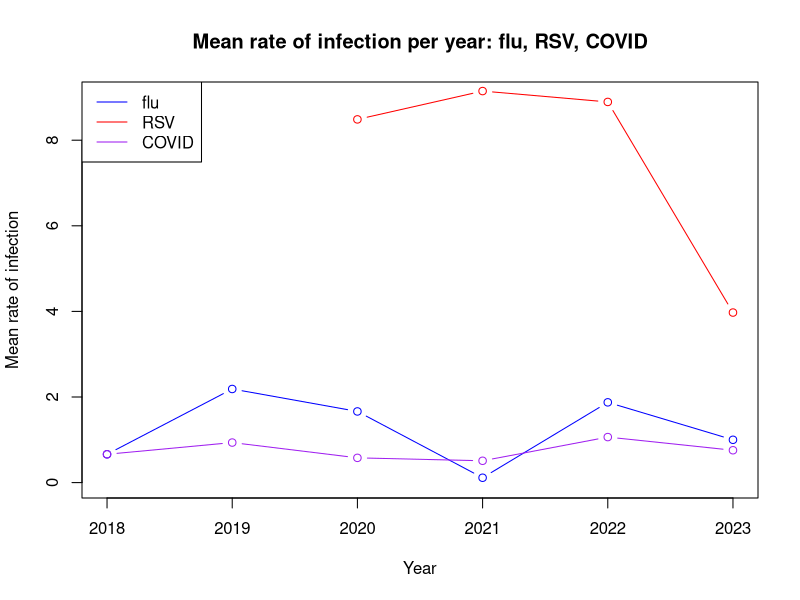

Source code (R):
# Week 1 assignment 
# Calculating mean rate of infection for each flu/RSV/COVID for each year 

resp_data <- read.csv("Rates_of_Laboratory-Confirmed_RSV__COVID-19__and_Flu_Hospitalizations_from_the_RESP-NET_Surveillance_Systems_20240115.csv")

# extracting combined data from flu for each year into separate data frames 
overall2018_flu <- resp_data[which(resp_data$Surveillance.Network == 'FluSurv-NET' & 
                        resp_data$MMWR.Year == '2018' & resp_data$Age.group == 'Overall' & 
                        resp_data$Sex == 'Overall' & resp_data$Race.Ethnicity == 'Overall' & 
                        resp_data$Site == 'Overall'),]
overall2019_flu <- resp_data[which(resp_data$Surveillance.Network == 'FluSurv-NET' & 
                                      resp_data$MMWR.Year == '2019' & resp_data$Age.group == 'Overall' & 
                                      resp_data$Sex == 'Overall' & resp_data$Race.Ethnicity == 'Overall' & 
                                      resp_data$Site == 'Overall'),]
overall2020_flu <- resp_data[which(resp_data$Surveillance.Network == 'FluSurv-NET' & 
                                      resp_data$MMWR.Year == '2020' & resp_data$Age.group == 'Overall' & 
                                      resp_data$Sex == 'Overall' & resp_data$Race.Ethnicity == 'Overall' & 
                                      resp_data$Site == 'Overall'),]
overall2021_flu <- resp_data[which(resp_data$Surveillance.Network == 'FluSurv-NET' & 
                                      resp_data$MMWR.Year == '2021' & resp_data$Age.group == 'Overall' & 
                                      resp_data$Sex == 'Overall' & resp_data$Race.Ethnicity == 'Overall' & 
                                      resp_data$Site == 'Overall'),]
overall2022_flu <- resp_data[which(resp_data$Surveillance.Network == 'FluSurv-NET' & 
                                      resp_data$MMWR.Year == '2022' & resp_data$Age.group == 'Overall' & 
                                      resp_data$Sex == 'Overall' & resp_data$Race.Ethnicity == 'Overall' & 
                                      resp_data$Site == 'Overall'),]
overall2023_flu <- resp_data[which(resp_data$Surveillance.Network == 'FluSurv-NET' & 
                                      resp_data$MMWR.Year == '2023' & resp_data$Age.group == 'Overall' & 
                                      resp_data$Sex == 'Overall' & resp_data$Race.Ethnicity == 'Overall' & 
                                      resp_data$Site == 'Overall'),]

# extracting combined data from RSV for each year into separate data frames 
overall2018_RSV <- resp_data[which(resp_data$Surveillance.Network == 'RSV-NET' & 
                                     resp_data$MMWR.Year == '2018' & resp_data$Age.group == 'Overall' & 
                                     resp_data$Sex == 'Overall' & resp_data$Race.Ethnicity == 'Overall' & 
                                     resp_data$Site == 'Overall'),]
overall2019_RSV <- resp_data[which(resp_data$Surveillance.Network == 'RSV-NET' & 
                                     resp_data$MMWR.Year == '2019' & resp_data$Age.group == 'Overall' & 
                                     resp_data$Sex == 'Overall' & resp_data$Race.Ethnicity == 'Overall' & 
                                     resp_data$Site == 'Overall'),]
overall2020_RSV <- resp_data[which(resp_data$Surveillance.Network == 'RSV-NET' & 
                                     resp_data$MMWR.Year == '2020' & resp_data$Age.group == 'Overall' & 
                                     resp_data$Sex == 'Overall' & resp_data$Race.Ethnicity == 'Overall' & 
                                     resp_data$Site == 'Overall'),]
overall2021_RSV <- resp_data[which(resp_data$Surveillance.Network == 'RSV-NET' & 
                                     resp_data$MMWR.Year == '2021' & resp_data$Age.group == 'Overall' & 
                                     resp_data$Sex == 'Overall' & resp_data$Race.Ethnicity == 'Overall' & 
                                     resp_data$Site == 'Overall'),]
overall2022_RSV <- resp_data[which(resp_data$Surveillance.Network == 'RSV-NET' & 
                                     resp_data$MMWR.Year == '2022' & resp_data$Age.group == 'Overall' & 
                                     resp_data$Sex == 'Overall' & resp_data$Race.Ethnicity == 'Overall' & 
                                     resp_data$Site == 'Overall'),]
overall2023_RSV <- resp_data[which(resp_data$Surveillance.Network == 'RSV-NET' & 
                                     resp_data$MMWR.Year == '2023' & resp_data$Age.group == 'Overall' & 
                                     resp_data$Sex == 'Overall' & resp_data$Race.Ethnicity == 'Overall' & 
                                     resp_data$Site == 'Overall'),]

# extracting combined data from COVID for each year into separate data frames 
overall2018_COVID <- resp_data[which(resp_data$Surveillance.Network == 'COVID-NET' & 
                                     resp_data$MMWR.Year == '2018' & resp_data$Age.group == 'Overall' & 
                                     resp_data$Sex == 'Overall' & resp_data$Race.Ethnicity == 'Overall' & 
                                     resp_data$Site == 'Overall'),]
overall2019_COVID <- resp_data[which(resp_data$Surveillance.Network == 'COVID-NET' & 
                                     resp_data$MMWR.Year == '2019' & resp_data$Age.group == 'Overall' & 
                                     resp_data$Sex == 'Overall' & resp_data$Race.Ethnicity == 'Overall' & 
                                     resp_data$Site == 'Overall'),]
overall2020_COVID <- resp_data[which(resp_data$Surveillance.Network == 'COVID-NET' & 
                                     resp_data$MMWR.Year == '2020' & resp_data$Age.group == 'Overall' & 
                                     resp_data$Sex == 'Overall' & resp_data$Race.Ethnicity == 'Overall' & 
                                     resp_data$Site == 'Overall'),]
overall2021_COVID <- resp_data[which(resp_data$Surveillance.Network == 'COVID-NET' & 
                                     resp_data$MMWR.Year == '2021' & resp_data$Age.group == 'Overall' & 
                                     resp_data$Sex == 'Overall' & resp_data$Race.Ethnicity == 'Overall' & 
                                     resp_data$Site == 'Overall'),]
overall2022_COVID <- resp_data[which(resp_data$Surveillance.Network == 'COVID-NET' & 
                                     resp_data$MMWR.Year == '2022' & resp_data$Age.group == 'Overall' & 
                                     resp_data$Sex == 'Overall' & resp_data$Race.Ethnicity == 'Overall' & 
                                     resp_data$Site == 'Overall'),]
overall2023_COVID <- resp_data[which(resp_data$Surveillance.Network == 'COVID-NET' & 
                                     resp_data$MMWR.Year == '2023' & resp_data$Age.group == 'Overall' & 
                                     resp_data$Sex == 'Overall' & resp_data$Race.Ethnicity == 'Overall' & 
                                     resp_data$Site == 'Overall'),]

# calculating mean overall rate for each year for flu 
mean_rate_flu2018 <- sum(overall2018_flu$Weekly.Rate)/length(overall2018_flu$Weekly.Rate)
mean_rate_flu2019 <- sum(overall2019_flu$Weekly.Rate)/length(overall2019_flu$Weekly.Rate)
mean_rate_flu2020 <- sum(overall2020_flu$Weekly.Rate)/length(overall2020_flu$Weekly.Rate)
mean_rate_flu2021 <- sum(overall2021_flu$Weekly.Rate)/length(overall2021_flu$Weekly.Rate)
mean_rate_flu2022 <- sum(overall2022_flu$Weekly.Rate)/length(overall2022_flu$Weekly.Rate)
mean_rate_flu2023 <- sum(overall2023_flu$Weekly.Rate)/length(overall2023_flu$Weekly.Rate)
mean_rate_flu_yearly <- c(mean_rate_flu2018, mean_rate_flu2019, mean_rate_flu2020, 
                          mean_rate_flu2021, mean_rate_flu2022, mean_rate_flu2023)

# calculating mean overall rate for each year for RSV
mean_rate_RSV2018 <- sum(overall2018_RSV$Weekly.Rate)/length(overall2018_RSV$Weekly.Rate)
mean_rate_RSV2019 <- sum(overall2019_RSV$Weekly.Rate)/length(overall2019_RSV$Weekly.Rate)
mean_rate_RSV2020 <- sum(overall2020_RSV$Weekly.Rate)/length(overall2020_RSV$Weekly.Rate)
mean_rate_RSV2021 <- sum(overall2021_RSV$Weekly.Rate)/length(overall2021_RSV$Weekly.Rate)
mean_rate_RSV2022 <- sum(overall2022_RSV$Weekly.Rate)/length(overall2022_RSV$Weekly.Rate)
mean_rate_RSV2023 <- sum(overall2023_RSV$Weekly.Rate)/length(overall2023_RSV$Weekly.Rate)
mean_rate_RSV_yearly <- c(mean_rate_RSV2018, mean_rate_RSV2019, mean_rate_RSV2020, 
                          mean_rate_RSV2021, mean_rate_RSV2022, mean_rate_RSV2023)

# calculating mean overall rate for each year for COVID 
mean_rate_COVID2018 <- sum(overall2018_COVID$Weekly.Rate)/length(overall2018_COVID$Weekly.Rate)
mean_rate_COVID2019 <- sum(overall2019_COVID$Weekly.Rate)/length(overall2019_COVID$Weekly.Rate)
mean_rate_COVID2020 <- sum(overall2020_COVID$Weekly.Rate)/length(overall2020_COVID$Weekly.Rate)
mean_rate_COVID2021 <- sum(overall2021_COVID$Weekly.Rate)/length(overall2021_COVID$Weekly.Rate)
mean_rate_COVID2022 <- sum(overall2022_COVID$Weekly.Rate)/length(overall2022_COVID$Weekly.Rate)
mean_rate_COVID2023 <- sum(overall2023_COVID$Weekly.Rate)/length(overall2023_COVID$Weekly.Rate)
mean_rate_COVID_yearly <- c(mean_rate_COVID2018, mean_rate_COVID2019, mean_rate_COVID2020, 
                          mean_rate_COVID2021, mean_rate_COVID2022, mean_rate_COVID2023)

plot(2018:2023, type='b', mean_rate_flu_yearly, col='blue', ylim=c(0,9), xlab='Year', ylab='Mean rate of infection')
points(2018:2023, type='b', mean_rate_COVID_yearly, col='red')
points(2018:2023, type='b', mean_rate_RSV_yearly, col='purple')
legend('topleft', legend=c('flu', 'RSV', 'COVID'), col=c('blue', 'red', 'purple'), lty=1)
title('Mean rate of infection per year: flu, RSV, COVID')

